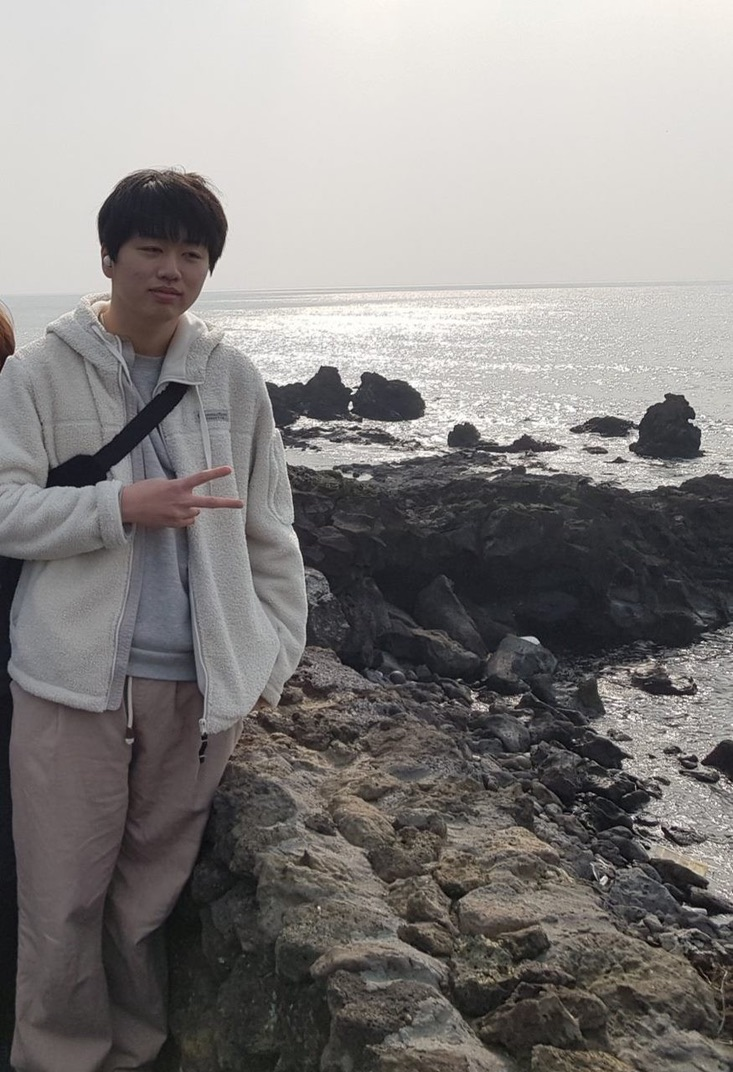
#> input picture deeplearning/face.jpg, 733 x 1072 px, found by its file name
$ python 1.py
#> lines starting #> are read from the running program, lines starting #| are printed output that depends on the picture; after the words box and inside, x2 and y2 are one past the last pixel; in counts of white or black regions, pixels touching at a corner belong together
#동일 위치의 face.jpg에 적용한다

import cv2
import matplotlib.pyplot as plt


image_path = 'face.jpg'


image = cv2.imread(image_path, cv2.IMREAD_GRAYSCALE)
#> image: shape (1072, 733); min 0, max 255, mean 130


if image is None:
    raise FileNotFoundError(f"이미지 파일 '{image_path}'을(를) 찾을 수 없습니다.")


edges = cv2.Canny(image, threshold1=100, threshold2=200)
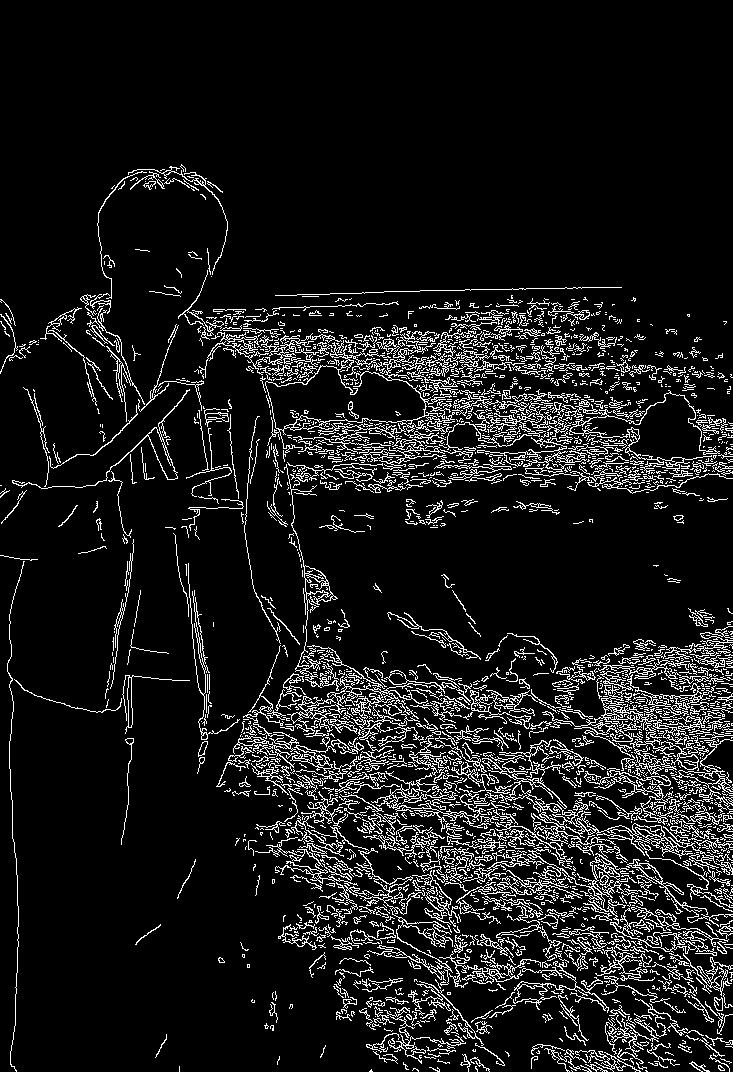
#> edges: shape (1072, 733); 9.8% white in thin lines or dots, all inside (x1, y1, x2, y2) = (0, 164, 733, 1072)


plt.figure(figsize=(10, 5))

plt.subplot(1, 2, 1)
plt.title('Original Image')
plt.imshow(image, cmap='gray')
plt.axis('off')

plt.subplot(1, 2, 2)
plt.title('Canny Edge Detection')
plt.imshow(edges, cmap='gray')
plt.axis('off')

plt.tight_layout()
plt.show()
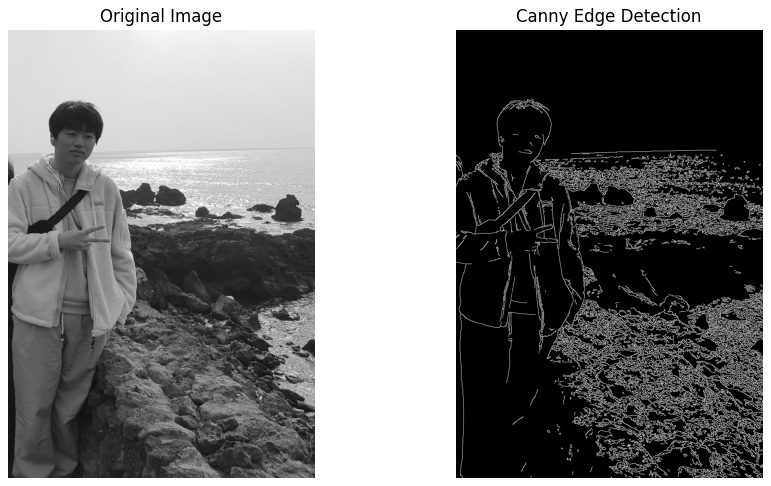
#> figure drawn by matplotlib, 2 panels
